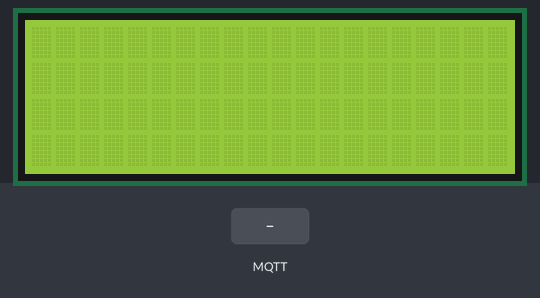
The sketch below on a simulated ESP8266 (NodeMCU). Shown: 20×4 character LCD. The test bench sets the inputs (shaded band). WiFi joins after 1.5 s; servers stay silent unless stated; random numbers use the default seed unless the sketch sets one; no MQTT or app messages arrive unless stated; what the sketch prints to the serial monitor is not drawn.

Above: at 2.8 s.
2.9 s: MQTT message "1" arrives on the first subscribed topic
At 3.2 s:
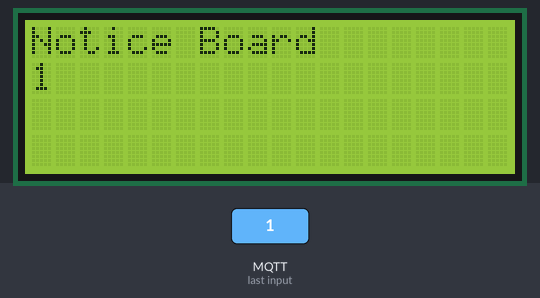
4.4 s: MQTT message "on" arrives on the first subscribed topic
At 4.8 s:
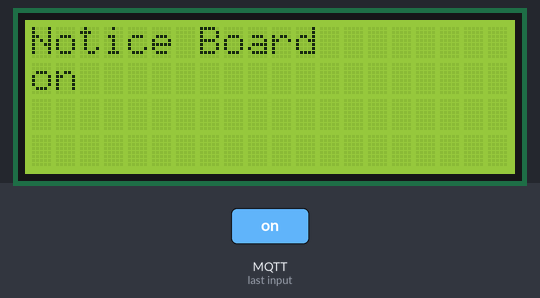
5.9 s: MQTT message "off" arrives on the first subscribed topic
At 6.4 s:
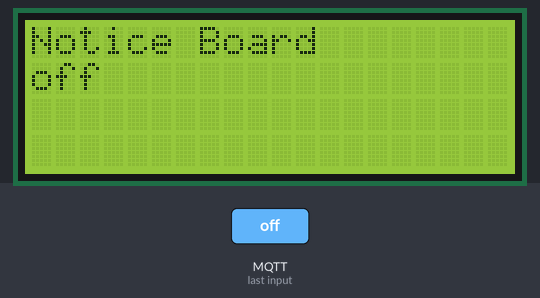
Timing chart, 0 to 8.9 s (numbered marks = the images above; inputs shaded):
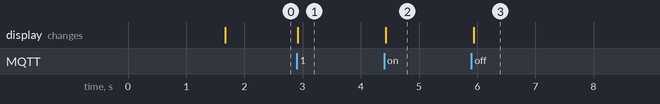

Measured:
- after the input at 2.9 s, the display: changes at once (image 1)
- after the input at 4.4 s, the display: changes at once (image 2)
- after the input at 5.9 s, the display: changes at once (image 3)

The sketch:

nodemcu.ino
```cpp
#include <ESP8266WiFi.h>
#include <PubSubClient.h>
#include <Wire.h>  // This library is already built in to the Arduino IDE
#include <LiquidCrystal_I2C.h> //This library you can add via Include Library > Manage Library >
LiquidCrystal_I2C lcd(0x27, 20, 4);
// Update these with values suitable for your network.
const char* ssid = "project";//put your own wifi ssid here
const char* password = "project2850";// put your wifi password here
const char* mqtt_server = "broker.mqttdashboard.com";// choose your mqtt server
//const char* mqtt_server = "iot.eclipse.org";

WiFiClient espClient;
PubSubClient client(espClient);
long lastMsg = 0;
char msg[50];
int value = 0;
void setup_wifi() {
   delay(100);
  // We start by connecting to a WiFi network
    Serial.print("Connecting to ");
    Serial.println(ssid);
    WiFi.begin(ssid, password);
    while (WiFi.status() != WL_CONNECTED)
    {
      delay(500);
      Serial.print(".");
    }
  randomSeed(micros());
  Serial.println("");
  Serial.println("WiFi connected");
  Serial.println("IP address: ");
  Serial.println(WiFi.localIP());
}

void callback(char* topic, byte* payload, unsigned int length)
{
  Serial.print("Command from MQTT broker is : [");
  Serial.print(topic);
   Serial.println();
  Serial.print(" publish data is:");
  lcd.clear();
  {
  for(int i=0;i<length;i++)
  {
    Serial.print((char)payload[i]);
    lcd.setCursor(0, 0);
    lcd.print("Notice Board"); // Start Print text to Line 1
    lcd.setCursor(i, 1);
    lcd.write((char)payload[i]);
    }
  }


  Serial.println();
} //end callback

void reconnect() {
  // Loop until we're reconnected
  while (!client.connected())
  {
    Serial.print("Attempting MQTT connection...");
    // Create a random client ID
    String clientId = "ESP8266Client-";
    clientId += String(random(0xffff), HEX);
    // Attempt to connect
    //if you MQTT broker has clientID,username and password
    //please change following line to    if (client.connect(clientId,userName,passWord))
    if (client.connect(clientId.c_str()))
    {
      Serial.println("connected");

      client.subscribe("noticeboard");
    } else {
      Serial.print("failed, rc=");
      Serial.print(client.state());
      Serial.println(" try again in 5 seconds");
      // Wait 6 seconds before retrying
      delay(6000);
    }
  }
} //end reconnect()

void setup() {
  Serial.begin(115200);
  setup_wifi();
  client.setServer(mqtt_server, 1883);
  lcd.init();   // initializing the LCD
  lcd.backlight(); // Enable or Turn On the backlight
}

void loop() {
  if (!client.connected()) {
    reconnect();
  }
  client.setCallback(callback);
  client.loop();

}
```
